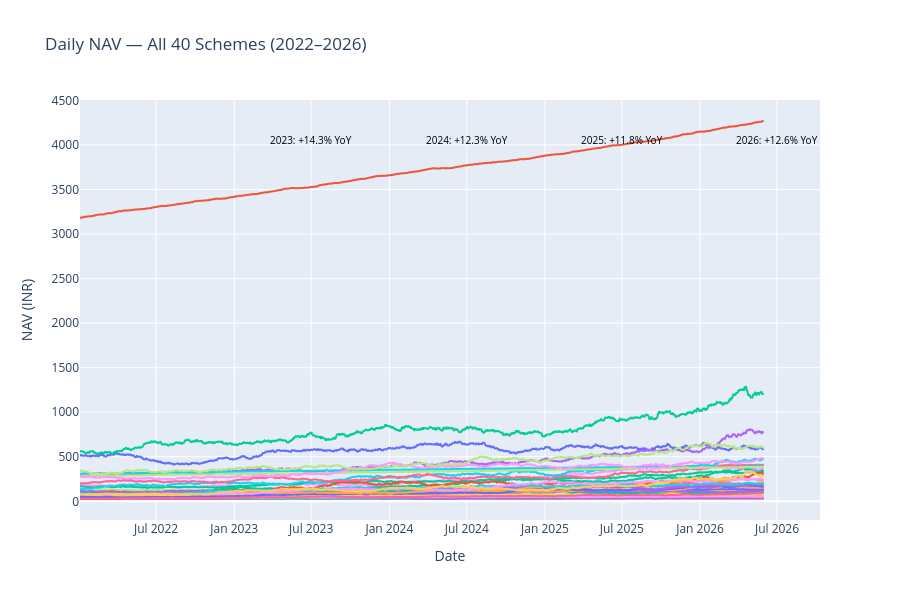

Here is the notebook cell this chart was saved with:
### Code cell
# Interactive Plotly chart: daily NAV for all 40 schemes
fig = px.line(
    nav_history,
    x="date", y="nav", color="amfi_code",
    title="Daily NAV — All 40 Schemes (2022–2026)",
    labels={"nav": "NAV (INR)", "date": "Date", "amfi_code": "AMFI Code"},
)

# Annotate each year's actual YoY growth rate (real numbers, not invented events)
for yr, growth in yearly_growth_pct.dropna().items():
    fig.add_annotation(
        x=f"{yr}-07-01", y=nav_history["nav"].max() * 0.95,
        text=f"{yr}: {growth:+.1f}% YoY",
        showarrow=False, font=dict(size=10, color="black"),
    )

fig.update_layout(showlegend=False, height=600)
fig.write_image(str(CHART_DIR / "01_nav_trend_all_schemes.png"), scale=2)
fig.show()

### Figure 1 — Plotly figure (JSON) as saved in the notebook; plotly's stock layout.template omitted (floating-point values rounded to 4 significant figures; data arrays with more than 128 entries replaced by an {"elided": "..."} marker saying what was removed)
{"data": [{"hovertemplate": "AMFI Code=100016<br>Date=%{x}<br>NAV (INR)=%{y}<extra></extra>", "legendgroup": "100016", "line": {"color": "#636efa", "dash": "solid"}, "marker": {"symbol": "circle"}, "mode": "lines", "name": "100016", "showlegend": true, "type": "scattergl", "x": {"elided": "1608 str values"}, "xaxis": "x", "y": {"elided": "1608 float values"}, "yaxis": "y"}, {"hovertemplate": "AMFI Code=100025<br>Date=%{x}<br>NAV (INR)=%{y}<extra></extra>", "legendgroup": "100025", "line": {"color": "#EF553B", "dash": "solid"}, "marker": {"symbol": "circle"}, "mode": "lines", "name": "100025", "showlegend": true, "type": "scattergl", "x": {"elided": "1608 str values"}, "xaxis": "x", "y": {"elided": "1608 float values"}, "yaxis": "y"}, {"hovertemplate": "AMFI Code=100033<br>Date=%{x}<br>NAV (INR)=%{y}<extra></extra>", "legendgroup": "100033", "line": {"color": "#00cc96", "dash": "solid"}, "marker": {"symbol": "circle"}, "mode": "lines", "name": "100033", "showlegend": true, "type": "scattergl", "x": {"elided": "1608 str values"}, "xaxis": "x", "y": {"elided": "1608 float values"}, "yaxis": "y"}, {"hovertemplate": "AMFI Code=101206<br>Date=%{x}<br>NAV (INR)=%{y}<extra></extra>", "legendgroup": "101206", "line": {"color": "#ab63fa", "dash": "solid"}, "marker": {"symbol": "circle"}, "mode": "lines", "name": "101206", "showlegend": true, "type": "scattergl", "x": {"elided": "1608 str values"}, "xaxis": "x", "y": {"elided": "1608 float values"}, "yaxis": "y"}, {"hovertemplate": "AMFI Code=101207<br>Date=%{x}<br>NAV (INR)=%{y}<extra></extra>", "legendgroup": "101207", "line": {"color": "#FFA15A", "dash": "solid"}, "marker": {"symbol": "circle"}, "mode": "lines", "name": "101207", "showlegend": true, "type": "scattergl", "x": {"elided": "1608 str values"}, "xaxis": "x", "y": {"elided": "1608 float values"}, "yaxis": "y"}, {"hovertemplate": "AMFI Code=101208<br>Date=%{x}<br>NAV (INR)=%{y}<extra></extra>", "legendgroup": "101208", "line": {"color": "#19d3f3", "dash": "solid"}, "marker": {"symbol": "circle"}, "mode": "lines", "name": "101208", "showlegend": true, "type": "scattergl", "x": {"elided": "1608 str values"}, "xaxis": "x", "y": {"elided": "1608 float values"}, "yaxis": "y"}, {"hovertemplate": "AMFI Code=102885<br>Date=%{x}<br>NAV (INR)=%{y}<extra></extra>", "legendgroup": "102885", "line": {"color": "#FF6692", "dash": "solid"}, "marker": {"symbol": "circle"}, "mode": "lines", "name": "102885", "showlegend": true, "type": "scattergl", "x": {"elided": "1608 str values"}, "xaxis": "x", "y": {"elided": "1608 float values"}, "yaxis": "y"}, {"hovertemplate": "AMFI Code=102886<br>Date=%{x}<br>NAV (INR)=%{y}<extra></extra>", "legendgroup": "102886", "line": {"color": "#B6E880", "dash": "solid"}, "marker": {"symbol": "circle"}, "mode": "lines", "name": "102886", "showlegend": true, "type": "scattergl", "x": {"elided": "1608 str values"}, "xaxis": "x", "y": {"elided": "1608 float values"}, "yaxis": "y"}, {"hovertemplate": "AMFI Code=102887<br>Date=%{x}<br>NAV (INR)=%{y}<extra></extra>", "legendgroup": "102887", "line": {"color": "#FF97FF", "dash": "solid"}, "marker": {"symbol": "circle"}, "mode": "lines", "name": "102887", "showlegend": true, "type": "scattergl", "x": {"elided": "1608 str values"}, "xaxis": "x", "y": {"elided": "1608 float values"}, "yaxis": "y"}, {"hovertemplate": "AMFI Code=118632<br>Date=%{x}<br>NAV (INR)=%{y}<extra></extra>", "legendgroup": "118632", "line": {"color": "#FECB52", "dash": "solid"}, "marker": {"symbol": "circle"}, "mode": "lines", "name": "118632", "showlegend": true, "type": "scattergl", "x": {"elided": "1608 str values"}, "xaxis": "x", "y": {"elided": "1608 float values"}, "yaxis": "y"}, {"hovertemplate": "AMFI Code=118633<br>Date=%{x}<br>NAV (INR)=%{y}<extra></extra>", "legendgroup": "118633", "line": {"color": "#636efa", "dash": "solid"}, "marker": {"symbol": "circle"}, "mode": "lines", "name": "118633", "showlegend": true, "type": "scattergl", "x": {"elided": "1608 str values"}, "xaxis": "x", "y": {"elided": "1608 float values"}, "yaxis": "y"}, {"hovertemplate": "AMFI Code=118634<br>Date=%{x}<br>NAV (INR)=%{y}<extra></extra>", "legendgroup": "118634", "line": {"color": "#EF553B", "dash": "solid"}, "marker": {"symbol": "circle"}, "mode": "lines", "name": "118634", "showlegend": true, "type": "scattergl", "x": {"elided": "1608 str values"}, "xaxis": "x", "y": {"elided": "1608 float values"}, "yaxis": "y"}, {"hovertemplate": "AMFI Code=118635<br>Date=%{x}<br>NAV (INR)=%{y}<extra></extra>", "legendgroup": "118635", "line": {"color": "#00cc96", "dash": "solid"}, "marker": {"symbol": "circle"}, "mode": "lines", "name": "118635", "showlegend": true, "type": "scattergl", "x": {"elided": "1608 str values"}, "xaxis": "x", "y": {"elided": "1608 float values"}, "yaxis": "y"}, {"hovertemplate": "AMFI Code=118636<br>Date=%{x}<br>NAV (INR)=%{y}<extra></extra>", "legendgroup": "118636", "line": {"color": "#ab63fa", "dash": "solid"}, "marker": {"symbol": "circle"}, "mode": "lines", "name": "118636", "showlegend": true, "type": "scattergl", "x": {"elided": "1608 str values"}, "xaxis": "x", "y": {"elided": "1608 float values"}, "yaxis": "y"}, {"hovertemplate": "AMFI Code=119092<br>Date=%{x}<br>NAV (INR)=%{y}<extra></extra>", "legendgroup": "119092", "line": {"color": "#FFA15A", "dash": "solid"}, "marker": {"symbol": "circle"}, "mode": "lines", "name": "119092", "showlegend": true, "type": "scattergl", "x": {"elided": "1608 str values"}, "xaxis": "x", "y": {"elided": "1608 float values"}, "yaxis": "y"}, {"hovertemplate": "AMFI Code=119093<br>Date=%{x}<br>NAV (INR)=%{y}<extra></extra>", "legendgroup": "119093", "line": {"color": "#19d3f3", "dash": "solid"}, "marker": {"symbol": "circle"}, "mode": "lines", "name": "119093", "showlegend": true, "type": "scattergl", "x": {"elided": "1608 str values"}, "xaxis": "x", "y": {"elided": "1608 float values"}, "yaxis": "y"}, {"hovertemplate": "AMFI Code=119094<br>Date=%{x}<br>NAV (INR)=%{y}<extra></extra>", "legendgroup": "119094", "line": {"color": "#FF6692", "dash": "solid"}, "marker": {"symbol": "circle"}, "mode": "lines", "name": "119094", "showlegend": true, "type": "scattergl", "x": {"elided": "1608 str values"}, "xaxis": "x", "y": {"elided": "1608 float values"}, "yaxis": "y"}, {"hovertemplate": "AMFI Code=119095<br>Date=%{x}<br>NAV (INR)=%{y}<extra></extra>", "legendgroup": "119095", "line": {"color": "#B6E880", "dash": "solid"}, "marker": {"symbol": "circle"}, "mode": "lines", "name": "119095", "showlegend": true, "type": "scattergl", "x": {"elided": "1608 str values"}, "xaxis": "x", "y": {"elided": "1608 float values"}, "yaxis": "y"}, {"hovertemplate": "AMFI Code=119120<br>Date=%{x}<br>NAV (INR)=%{y}<extra></extra>", "legendgroup": "119120", "line": {"color": "#FF97FF", "dash": "solid"}, "marker": {"symbol": "circle"}, "mode": "lines", "name": "119120", "showlegend": true, "type": "scattergl", "x": {"elided": "1608 str values"}, "xaxis": "x", "y": {"elided": "1608 float values"}, "yaxis": "y"}, {"hovertemplate": "AMFI Code=119551<br>Date=%{x}<br>NAV (INR)=%{y}<extra></extra>", "legendgroup": "119551", "line": {"color": "#FECB52", "dash": "solid"}, "marker": {"symbol": "circle"}, "mode": "lines", "name": "119551", "showlegend": true, "type": "scattergl", "x": {"elided": "1608 str values"}, "xaxis": "x", "y": {"elided": "1608 float values"}, "yaxis": "y"}, {"hovertemplate": "AMFI Code=119552<br>Date=%{x}<br>NAV (INR)=%{y}<extra></extra>", "legendgroup": "119552", "line": {"color": "#636efa", "dash": "solid"}, "marker": {"symbol": "circle"}, "mode": "lines", "name": "119552", "showlegend": true, "type": "scattergl", "x": {"elided": "1608 str values"}, "xaxis": "x", "y": {"elided": "1608 float values"}, "yaxis": "y"}, {"hovertemplate": "AMFI Code=119598<br>Date=%{x}<br>NAV (INR)=%{y}<extra></extra>", "legendgroup": "119598", "line": {"color": "#EF553B", "dash": "solid"}, "marker": {"symbol": "circle"}, "mode": "lines", "name": "119598", "showlegend": true, "type": "scattergl", "x": {"elided": "1608 str values"}, "xaxis": "x", "y": {"elided": "1608 float values"}, "yaxis": "y"}, {"hovertemplate": "AMFI Code=119599<br>Date=%{x}<br>NAV (INR)=%{y}<extra></extra>", "legendgroup": "119599", "line": {"color": "#00cc96", "dash": "solid"}, "marker": {"symbol": "circle"}, "mode": "lines", "name": "119599", "showlegend": true, "type": "scattergl", "x": {"elided": "1608 str values"}, "xaxis": "x", "y": {"elided": "1608 float values"}, "yaxis": "y"}, {"hovertemplate": "AMFI Code=120503<br>Date=%{x}<br>NAV (INR)=%{y}<extra></extra>", "legendgroup": "120503", "line": {"color": "#ab63fa", "dash": "solid"}, "marker": {"symbol": "circle"}, "mode": "lines", "name": "120503", "showlegend": true, "type": "scattergl", "x": {"elided": "1608 str values"}, "xaxis": "x", "y": {"elided": "1608 float values"}, "yaxis": "y"}, {"hovertemplate": "AMFI Code=120504<br>Date=%{x}<br>NAV (INR)=%{y}<extra></extra>", "legendgroup": "120504", "line": {"color": "#FFA15A", "dash": "solid"}, "marker": {"symbol": "circle"}, "mode": "lines", "name": "120504", "showlegend": true, "type": "scattergl", "x": {"elided": "1608 str values"}, "xaxis": "x", "y": {"elided": "1608 float values"}, "yaxis": "y"}, {"hovertemplate": "AMFI Code=120505<br>Date=%{x}<br>NAV (INR)=%{y}<extra></extra>", "legendgroup": "120505", "line": {"color": "#19d3f3", "dash": "solid"}, "marker": {"symbol": "circle"}, "mode": "lines", "name": "120505", "showlegend": true, "type": "scattergl", "x": {"elided": "1608 str values"}, "xaxis": "x", "y": {"elided": "1608 float values"}, "yaxis": "y"}, {"hovertemplate": "AMFI Code=120506<br>Date=%{x}<br>NAV (INR)=%{y}<extra></extra>", "legendgroup": "120506", "line": {"color": "#FF6692", "dash": "solid"}, "marker": {"symbol": "circle"}, "mode": "lines", "name": "120506", "showlegend": true, "type": "scattergl", "x": {"elided": "1608 str values"}, "xaxis": "x", "y": {"elided": "1608 float values"}, "yaxis": "y"}, {"hovertemplate": "AMFI Code=120507<br>Date=%{x}<br>NAV (INR)=%{y}<extra></extra>", "legendgroup": "120507", "line": {"color": "#B6E880", "dash": "solid"}, "marker": {"symbol": "circle"}, "mode": "lines", "name": "120507", "showlegend": true, "type": "scattergl", "x": {"elided": "1608 str values"}, "xaxis": "x", "y": {"elided": "1608 float values"}, "yaxis": "y"}, {"hovertemplate": "AMFI Code=120841<br>Date=%{x}<br>NAV (INR)=%{y}<extra></extra>", "legendgroup": "120841", "line": {"color": "#FF97FF", "dash": "solid"}, "marker": {"symbol": "circle"}, "mode": "lines", "name": "120841", "showlegend": true, "type": "scattergl", "x": {"elided": "1608 str values"}, "xaxis": "x", "y": {"elided": "1608 float values"}, "yaxis": "y"}, {"hovertemplate": "AMFI Code=120842<br>Date=%{x}<br>NAV (INR)=%{y}<extra></extra>", "legendgroup": "120842", "line": {"color": "#FECB52", "dash": "solid"}, "marker": {"symbol": "circle"}, "mode": "lines", "name": "120842", "showlegend": true, "type": "scattergl", "x": {"elided": "1608 str values"}, "xaxis": "x", "y": {"elided": "1608 float values"}, "yaxis": "y"}, {"hovertemplate": "AMFI Code=120843<br>Date=%{x}<br>NAV (INR)=%{y}<extra></extra>", "legendgroup": "120843", "line": {"color": "#636efa", "dash": "solid"}, "marker": {"symbol": "circle"}, "mode": "lines", "name": "120843", "showlegend": true, "type": "scattergl", "x": {"elided": "1608 str values"}, "xaxis": "x", "y": {"elided": "1608 float values"}, "yaxis": "y"}, {"hovertemplate": "AMFI Code=120844<br>Date=%{x}<br>NAV (INR)=%{y}<extra></extra>", "legendgroup": "120844", "line": {"color": "#EF553B", "dash": "solid"}, "marker": {"symbol": "circle"}, "mode": "lines", "name": "120844", "showlegend": true, "type": "scattergl", "x": {"elided": "1608 str values"}, "xaxis": "x", "y": {"elided": "1608 float values"}, "yaxis": "y"}, {"hovertemplate": "AMFI Code=125497<br>Date=%{x}<br>NAV (INR)=%{y}<extra></extra>", "legendgroup": "125497", "line": {"color": "#00cc96", "dash": "solid"}, "marker": {"symbol": "circle"}, "mode": "lines", "name": "125497", "showlegend": true, "type": "scattergl", "x": {"elided": "1608 str values"}, "xaxis": "x", "y": {"elided": "1608 float values"}, "yaxis": "y"}, {"hovertemplate": "AMFI Code=125498<br>Date=%{x}<br>NAV (INR)=%{y}<extra></extra>", "legendgroup": "125498", "line": {"color": "#ab63fa", "dash": "solid"}, "marker": {"symbol": "circle"}, "mode": "lines", "name": "125498", "showlegend": true, "type": "scattergl", "x": {"elided": "1608 str values"}, "xaxis": "x", "y": {"elided": "1608 float values"}, "yaxis": "y"}, {"hovertemplate": "AMFI Code=148567<br>Date=%{x}<br>NAV (INR)=%{y}<extra></extra>", "legendgroup": "148567", "line": {"color": "#FFA15A", "dash": "solid"}, "marker": {"symbol": "circle"}, "mode": "lines", "name": "148567", "showlegend": true, "type": "scattergl", "x": {"elided": "1608 str values"}, "xaxis": "x", "y": {"elided": "1608 float values"}, "yaxis": "y"}, {"hovertemplate": "AMFI Code=148568<br>Date=%{x}<br>NAV (INR)=%{y}<extra></extra>", "legendgroup": "148568", "line": {"color": "#19d3f3", "dash": "solid"}, "marker": {"symbol": "circle"}, "mode": "lines", "name": "148568", "showlegend": true, "type": "scattergl", "x": {"elided": "1608 str values"}, "xaxis": "x", "y": {"elided": "1608 float values"}, "yaxis": "y"}, {"hovertemplate": "AMFI Code=148569<br>Date=%{x}<br>NAV (INR)=%{y}<extra></extra>", "legendgroup": "148569", "line": {"color": "#FF6692", "dash": "solid"}, "marker": {"symbol": "circle"}, "mode": "lines", "name": "148569", "showlegend": true, "type": "scattergl", "x": {"elided": "1608 str values"}, "xaxis": "x", "y": {"elided": "1608 float values"}, "yaxis": "y"}, {"hovertemplate": "AMFI Code=149322<br>Date=%{x}<br>NAV (INR)=%{y}<extra></extra>", "legendgroup": "149322", "line": {"color": "#B6E880", "dash": "solid"}, "marker": {"symbol": "circle"}, "mode": "lines", "name": "149322", "showlegend": true, "type": "scattergl", "x": {"elided": "1608 str values"}, "xaxis": "x", "y": {"elided": "1608 float values"}, "yaxis": "y"}, {"hovertemplate": "AMFI Code=149323<br>Date=%{x}<br>NAV (INR)=%{y}<extra></extra>", "legendgroup": "149323", "line": {"color": "#FF97FF", "dash": "solid"}, "marker": {"symbol": "circle"}, "mode": "lines", "name": "149323", "showlegend": true, "type": "scattergl", "x": {"elided": "1608 str values"}, "xaxis": "x", "y": {"elided": "1608 float values"}, "yaxis": "y"}, {"hovertemplate": "AMFI Code=149324<br>Date=%{x}<br>NAV (INR)=%{y}<extra></extra>", "legendgroup": "149324", "line": {"color": "#FECB52", "dash": "solid"}, "marker": {"symbol": "circle"}, "mode": "lines", "name": "149324", "showlegend": true, "type": "scattergl", "x": {"elided": "1608 str values"}, "xaxis": "x", "y": {"elided": "1608 float values"}, "yaxis": "y"}], "layout": {"annotations": [{"font": {"color": "black", "size": 10}, "showarrow": false, "text": "2023: +14.3% YoY", "x": "2023-07-01", "y": 4055.0}, {"font": {"color": "black", "size": 10}, "showarrow": false, "text": "2024: +12.3% YoY", "x": "2024-07-01", "y": 4055.0}, {"font": {"color": "black", "size": 10}, "showarrow": false, "text": "2025: +11.8% YoY", "x": "2025-07-01", "y": 4055.0}, {"font": {"color": "black", "size": 10}, "showarrow": false, "text": "2026: +12.6% YoY", "x": "2026-07-01", "y": 4055.0}], "height": 600, "legend": {"title": {"text": "AMFI Code"}, "tracegroupgap": 0}, "showlegend": false, "title": {"text": "Daily NAV — All 40 Schemes (2022–2026)"}, "xaxis": {"anchor": "y", "domain": [0, 1], "title": {"text": "Date"}}, "yaxis": {"anchor": "x", "domain": [0, 1], "title": {"text": "NAV (INR)"}}}}
